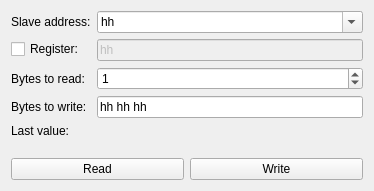
<?xml version="1.0" encoding="UTF-8"?>
<ui version="4.0">
 <class>DriverDebugI2C</class>
 <widget class="QWidget" name="DriverDebugI2C">
  <property name="geometry">
   <rect>
    <x>0</x>
    <y>0</y>
    <width>374</width>
    <height>191</height>
   </rect>
  </property>
  <property name="windowTitle">
   <string>I2C Debug Driver</string>
  </property>
  <layout class="QVBoxLayout" name="verticalLayout">
   <item>
    <layout class="QFormLayout" name="formLayout">
     <item row="0" column="0">
      <widget class="QLabel" name="label_4">
       <property name="text">
        <string>Slave address:</string>
       </property>
      </widget>
     </item>
     <item row="1" column="0">
      <widget class="QCheckBox" name="checkBox_2">
       <property name="text">
        <string>Register:</string>
       </property>
      </widget>
     </item>
     <item row="1" column="1">
      <widget class="QLineEdit" name="lineEdit_3">
       <property name="enabled">
        <bool>false</bool>
       </property>
       <property name="text">
        <string>hh</string>
       </property>
      </widget>
     </item>
     <item row="2" column="0">
      <widget class="QLabel" name="label_3">
       <property name="text">
        <string>Bytes to read:</string>
       </property>
      </widget>
     </item>
     <item row="2" column="1">
      <widget class="QSpinBox" name="spinBox">
       <property name="value">
        <number>1</number>
       </property>
      </widget>
     </item>
     <item row="3" column="1">
      <widget class="QLineEdit" name="lineEdit_4">
       <property name="text">
        <string>hh hh hh</string>
       </property>
      </widget>
     </item>
     <item row="3" column="0">
      <widget class="QLabel" name="label_5">
       <property name="text">
        <string>Bytes to write:</string>
       </property>
      </widget>
     </item>
     <item row="4" column="0">
      <widget class="QLabel" name="label">
       <property name="text">
        <string>Last value:</string>
       </property>
      </widget>
     </item>
     <item row="4" column="1">
      <widget class="QLabel" name="label_2"/>
     </item>
     <item row="0" column="1">
      <widget class="QComboBox" name="comboBox">
       <property name="editable">
        <bool>true</bool>
       </property>
       <item>
        <property name="text">
         <string>hh</string>
        </property>
       </item>
      </widget>
     </item>
    </layout>
   </item>
   <item>
    <spacer name="verticalSpacer">
     <property name="orientation">
      <enum>Qt::Vertical</enum>
     </property>
     <property name="sizeHint" stdset="0">
      <size>
       <width>20</width>
       <height>40</height>
      </size>
     </property>
    </spacer>
   </item>
   <item>
    <layout class="QHBoxLayout" name="horizontalLayout">
     <item>
      <widget class="QPushButton" name="pushButton">
       <property name="text">
        <string>Read</string>
       </property>
      </widget>
     </item>
     <item>
      <widget class="QPushButton" name="pushButton_2">
       <property name="text">
        <string>Write</string>
       </property>
      </widget>
     </item>
    </layout>
   </item>
  </layout>
 </widget>
 <resources/>
 <connections/>
</ui>
